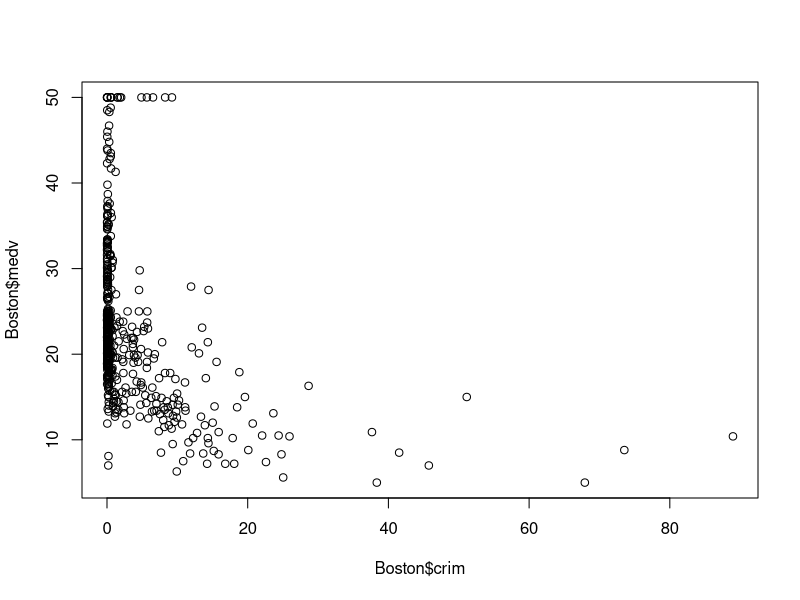
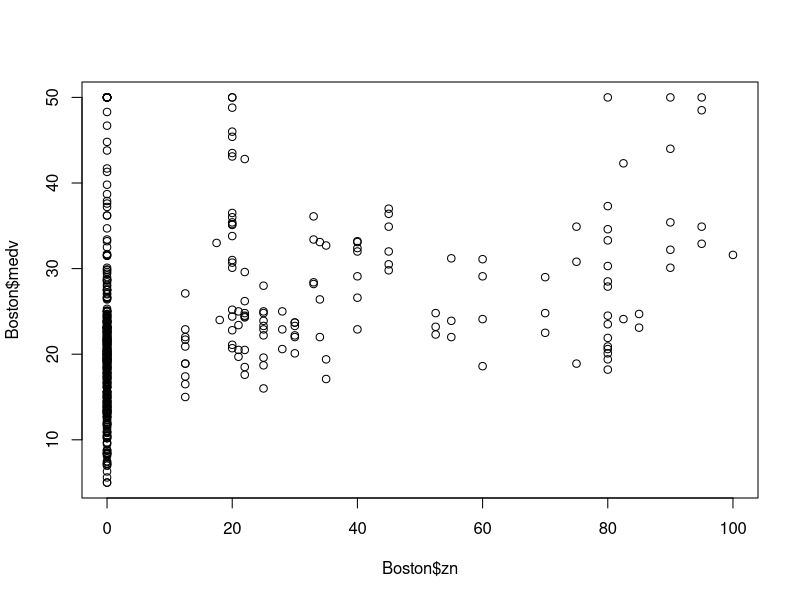
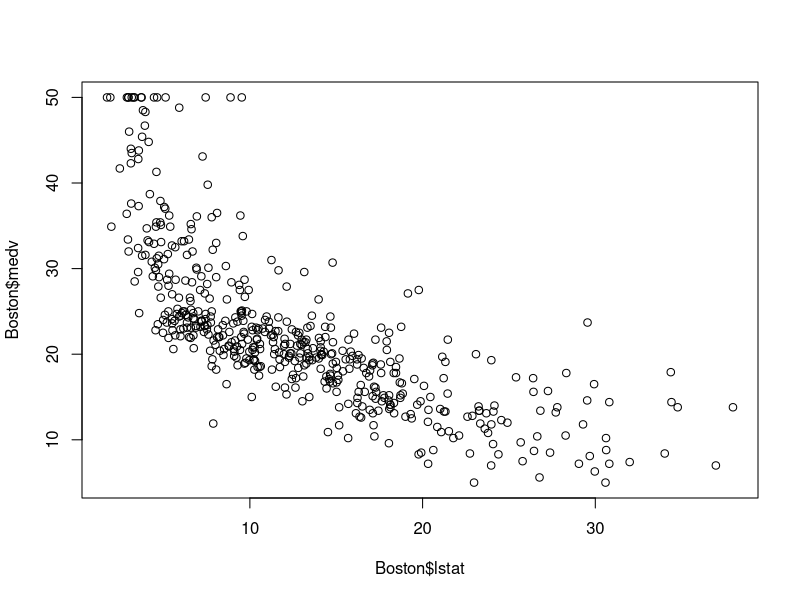
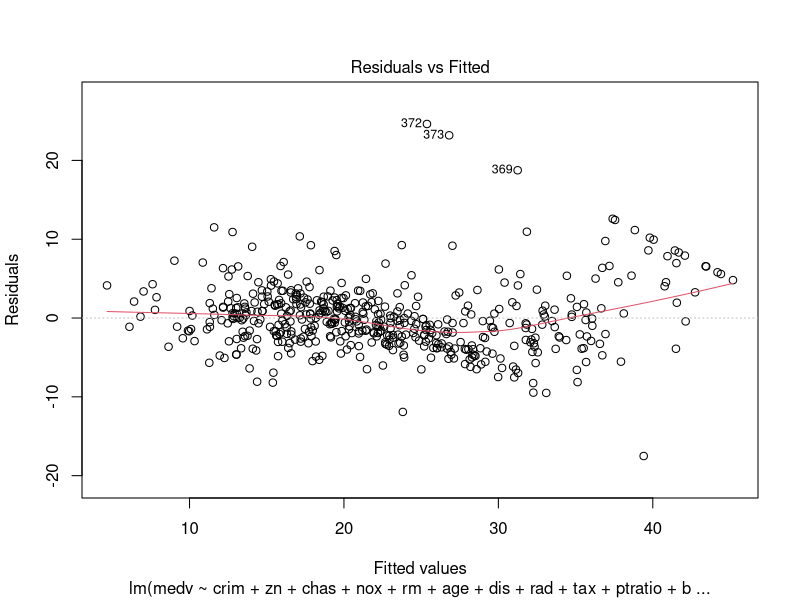
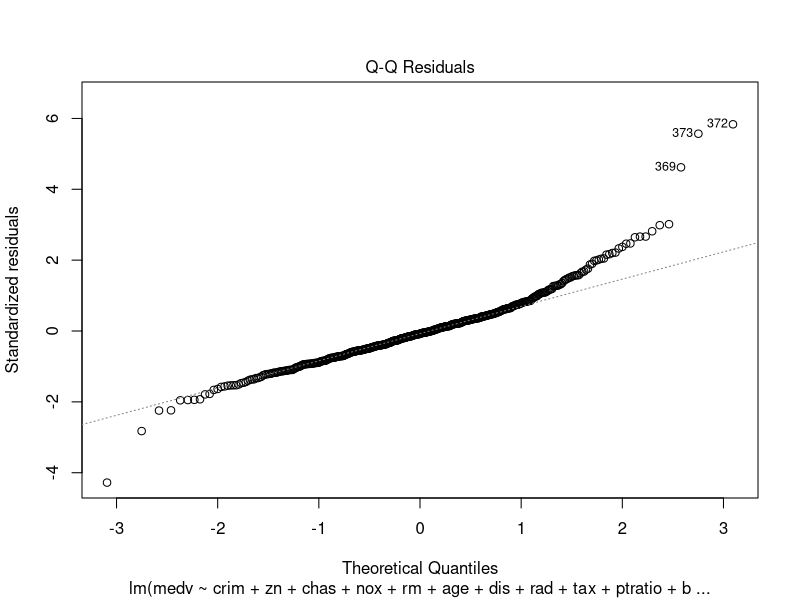

Reproduce these figures in R, in order.
## ---- chunk 1
# This line of code tells the document all the display defaults

knitr::opts_chunk$set(echo = TRUE, cache = TRUE, include = TRUE, fig.align="center",warnings = FALSE,fig.width = 5,fig.height=3)
## ---- chunk 2
library(MASS)
plot(Boston$crim,Boston$medv) # Add quadratic term for crime rate
plot(Boston$zn,Boston$medv) # No pattern, but should still include
plot(Boston$lstat,Boston$medv) # Add quadratic term for lstat
# All other plots do not appear to be non-linear in nature
## ---- chunk 3
mod_max <- lm(medv ~ . + I(crim^2) + I(lstat^2),Boston)
summary(mod_max)
## ---- chunk 4
# step performs variable selection procedures for regression models
mod_best <- step(mod_max,direction = "backward")
## ---- chunk 5
summary(mod_best)
## ---- chunk 6
mod_best_step <- step(mod_max,direction="both") # Stepwise Selection
## ---- chunk 7
plot(mod_best,1)
plot(mod_best,2)
